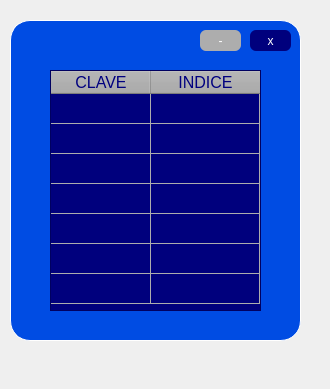
<?xml version="1.0" encoding="UTF-8"?>
<ui version="4.0">
 <class>Form</class>
 <widget class="QWidget" name="Form">
  <property name="geometry">
   <rect>
    <x>0</x>
    <y>0</y>
    <width>330</width>
    <height>389</height>
   </rect>
  </property>
  <property name="windowTitle">
   <string>Form</string>
  </property>
  <widget class="QWidget" name="widget" native="true">
   <property name="geometry">
    <rect>
     <x>10</x>
     <y>20</y>
     <width>291</width>
     <height>321</height>
    </rect>
   </property>
   <property name="cursor">
    <cursorShape>ArrowCursor</cursorShape>
   </property>
   <property name="styleSheet">
    <string notr="true">QWidget#widget{
	background-color: rgb(16, 16, 16);
	background-color: rgb(6, 6, 6);
	background-color: rgb(0, 76, 227);
	border-radius:20px;
	border: 1px solid white;
}</string>
   </property>
   <widget class="QFrame" name="frame">
    <property name="geometry">
     <rect>
      <x>10</x>
      <y>10</y>
      <width>271</width>
      <height>71</height>
     </rect>
    </property>
    <property name="styleSheet">
     <string notr="true">QFrame#frame{
background-color: rgb(16, 16, 16);
background-color: rgb(6, 6, 6);
	background-color: rgb(0, 76, 227);
border-radius:20px;
}</string>
    </property>
    <property name="frameShape">
     <enum>QFrame::StyledPanel</enum>
    </property>
    <property name="frameShadow">
     <enum>QFrame::Raised</enum>
    </property>
    <widget class="QPushButton" name="cerrar">
     <property name="geometry">
      <rect>
       <x>230</x>
       <y>0</y>
       <width>41</width>
       <height>21</height>
      </rect>
     </property>
     <property name="cursor">
      <cursorShape>PointingHandCursor</cursorShape>
     </property>
     <property name="styleSheet">
      <string notr="true">QPushButton#cerrar{
background-color: rgb(255, 0, 0);
border-radius:6px;

font: 11pt &quot;MS Shell Dlg 2&quot;;
background-color: rgb(0, 0, 125);
color:white;

}</string>
     </property>
     <property name="text">
      <string>x</string>
     </property>
    </widget>
    <widget class="QPushButton" name="min">
     <property name="geometry">
      <rect>
       <x>180</x>
       <y>0</y>
       <width>41</width>
       <height>21</height>
      </rect>
     </property>
     <property name="cursor">
      <cursorShape>PointingHandCursor</cursorShape>
     </property>
     <property name="styleSheet">
      <string notr="true">QPushButton#min{
	background-color: rgb(173, 173, 173);
font: 16pt &quot;MS Shell Dlg 2&quot;;
border-radius:6px;

color: white;


}</string>
     </property>
     <property name="text">
      <string>-</string>
     </property>
    </widget>
   </widget>
   <widget class="QTableWidget" name="tableWidget">
    <property name="geometry">
     <rect>
      <x>40</x>
      <y>50</y>
      <width>211</width>
      <height>241</height>
     </rect>
    </property>
    <property name="styleSheet">
     <string notr="true">QTableWidget {
	background-color: rgb(0, 0, 125);
	color:white;
	font: 75 14pt &quot;Berlin Sans FB Demi&quot;;
	
	gridline-color: rgb(173, 173, 173);
	border-color: rgb(186, 186, 186);
}

QHeaderView::section {
	color: rgb(0, 0, 127);
	background-color: rgb(173, 173, 173);
	font-size:12pt
	
	
}
QTableWidget::item {
    background-color: rgb(0, 0, 125);
	color: rgb(218, 218, 218);
}</string>
    </property>
    <attribute name="horizontalHeaderVisible">
     <bool>true</bool>
    </attribute>
    <attribute name="horizontalHeaderCascadingSectionResizes">
     <bool>false</bool>
    </attribute>
    <attribute name="horizontalHeaderShowSortIndicator" stdset="0">
     <bool>false</bool>
    </attribute>
    <attribute name="horizontalHeaderStretchLastSection">
     <bool>true</bool>
    </attribute>
    <attribute name="verticalHeaderVisible">
     <bool>false</bool>
    </attribute>
    <attribute name="verticalHeaderCascadingSectionResizes">
     <bool>false</bool>
    </attribute>
    <attribute name="verticalHeaderHighlightSections">
     <bool>true</bool>
    </attribute>
    <attribute name="verticalHeaderShowSortIndicator" stdset="0">
     <bool>false</bool>
    </attribute>
    <attribute name="verticalHeaderStretchLastSection">
     <bool>false</bool>
    </attribute>
    <row>
     <property name="text">
      <string>1</string>
     </property>
    </row>
    <row>
     <property name="text">
      <string>2</string>
     </property>
    </row>
    <row>
     <property name="text">
      <string>3</string>
     </property>
    </row>
    <row>
     <property name="text">
      <string>4</string>
     </property>
    </row>
    <row>
     <property name="text">
      <string>5</string>
     </property>
    </row>
    <row>
     <property name="text">
      <string>6</string>
     </property>
    </row>
    <row>
     <property name="text">
      <string>7</string>
     </property>
    </row>
    <column>
     <property name="text">
      <string>CLAVE</string>
     </property>
    </column>
    <column>
     <property name="text">
      <string>INDICE</string>
     </property>
    </column>
    <item row="0" column="0">
     <property name="text">
      <string/>
     </property>
    </item>
    <item row="0" column="1">
     <property name="text">
      <string/>
     </property>
    </item>
   </widget>
  </widget>
 </widget>
 <resources/>
 <connections/>
</ui>
